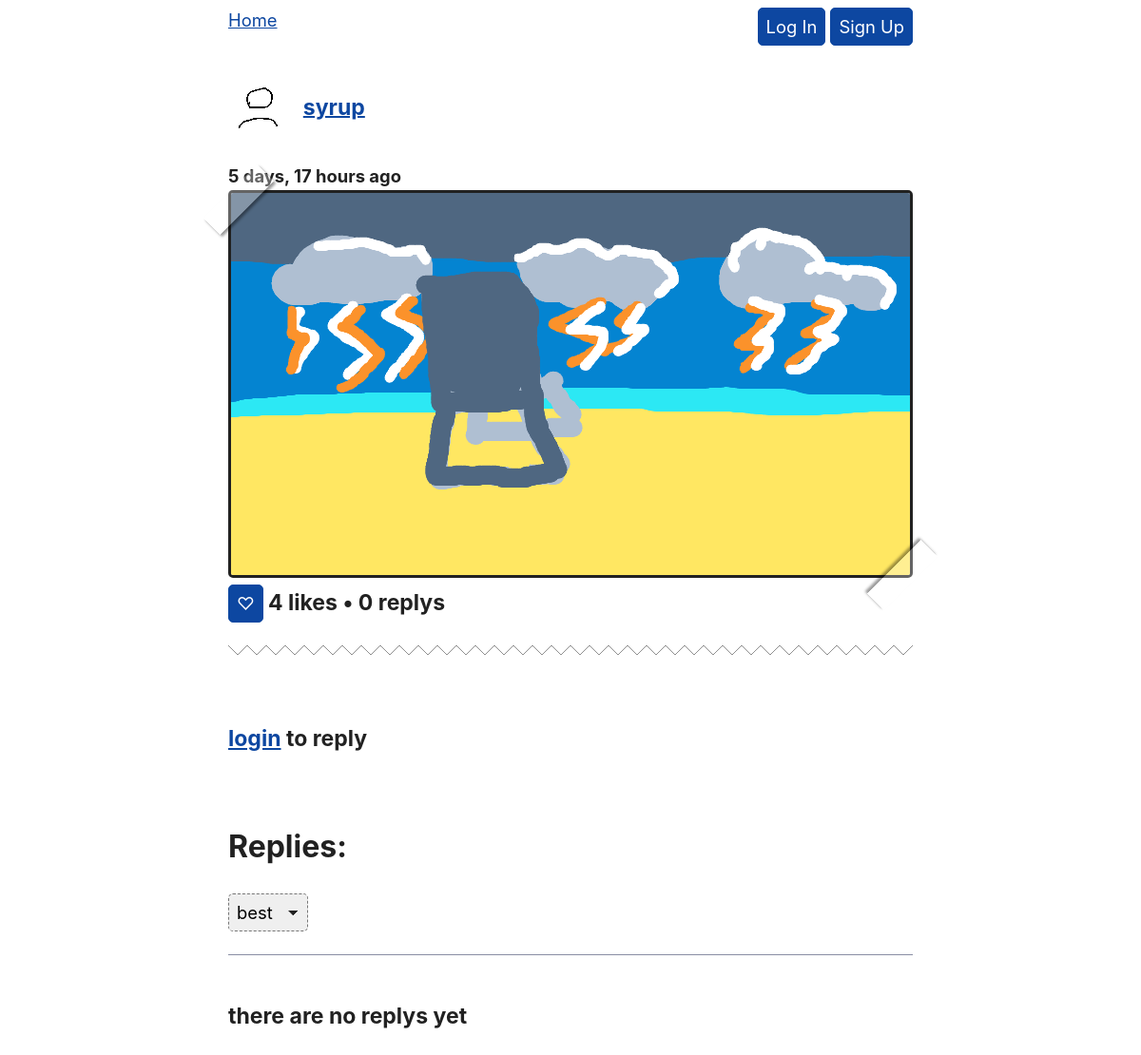
The page /post/3/ on the database as committed earlier.
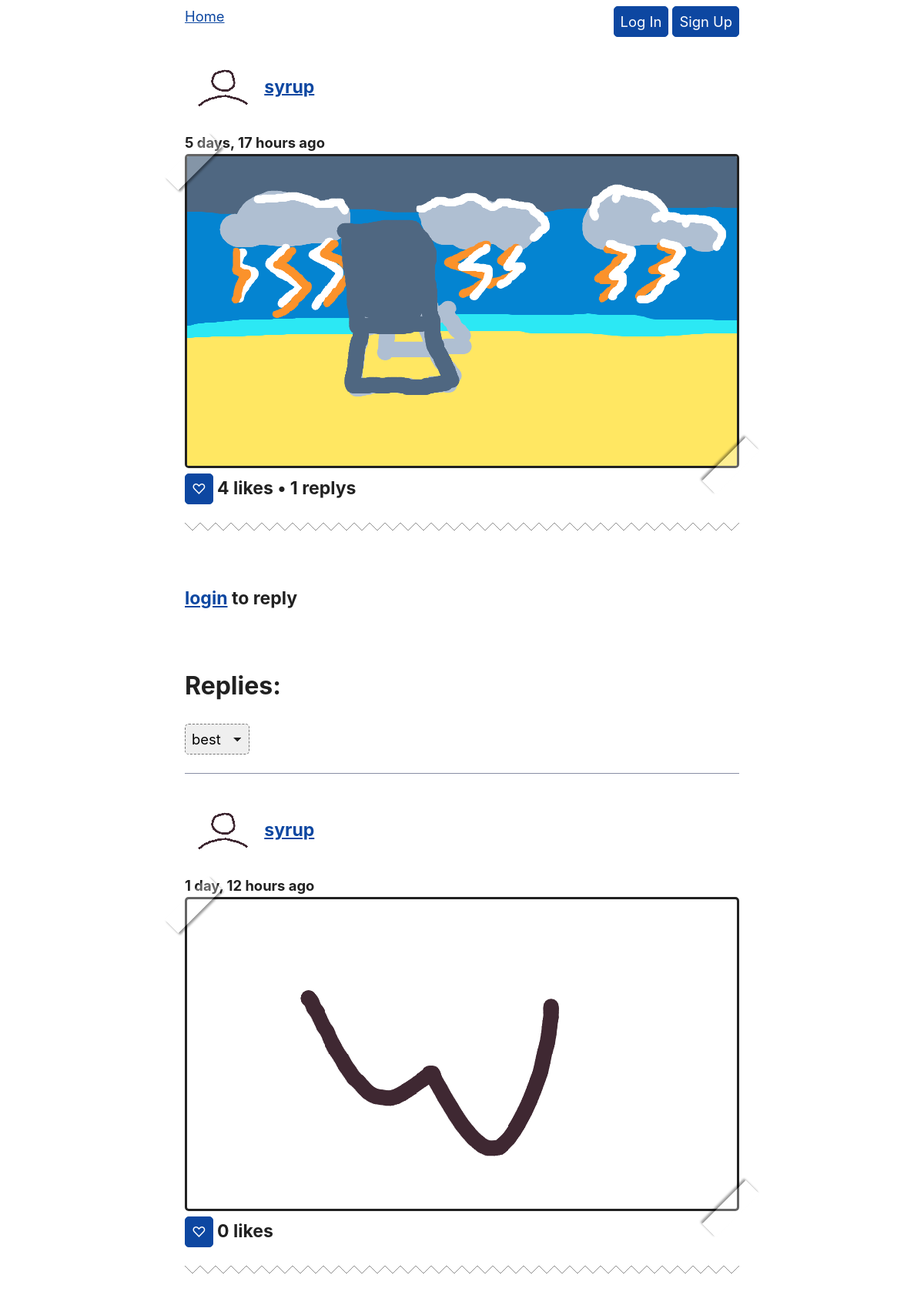
The same page on the database as committed later.
### socialMedia/models.py (models this page shows, shortened)
class Post(models.Model):
    body = models.ImageField()
    created_by = models.ForeignKey("UserProfile", on_delete=models.CASCADE)
    created_on = models.DateTimeField(auto_now_add=True)

class UserProfile(models.Model):
    user = models.OneToOneField(User, on_delete=models.CASCADE)
    profile_picture = models.ImageField(default="placeholders/fpfPlaceholder.png")
    bio_picture = models.ImageField(default="placeholders/bioPlaceholder.png")
    follows = models.ManyToManyField(
        "self",
        related_name="followed_by",
        symmetrical=False,
        blank=True
    )
    def __str__(self):
        return self.user.username

class Reply(models.Model):
    body = models.ImageField()
    created_by = models.ForeignKey("UserProfile", on_delete=models.CASCADE)
    created_on = models.DateTimeField(auto_now_add=True)
    post = models.ForeignKey("Post", on_delete=models.CASCADE,related_name='replys')

### socialMedia/views.py (the view, shortened to what this page needs)
# urls.py: path('post/<int:pk>/',views.post_detail,name="post_detail"),
def post_detail(request, pk):
    order_by="-like_count"
    url_sort_by="best"
    parsed_url = parse_qs(urlparse(request.build_absolute_uri()).query)
    post = Post.objects.get(pk=pk)
    replys = Reply.objects.filter(post=post).annotate(like_count=Count('reply_likes')+1).order_by(order_by)
    form = CanvasForm()
    context = {
        "post": post,
        "replys":replys,
        "url_sort_by" :url_sort_by,
        "canvasForm": CanvasForm()
    }
    return render(request, "post_detail.html", context)

### socialMedia/forms.py
class CanvasForm(forms.Form):
    body = forms.CharField()

### socialMedia/templates/post_detail.html
{% extends "base.html" %}
{% block page_content %}
    {% include 'components/post.html' %}
    {% if user.is_authenticated %}
        <h4> draw your own reply</h4>
        {% include 'components/paint.html' %}
    {% else %}
        <h4><a href="{% url 'login'%}">login</a> to reply</h4>
    {% endif %}
    <h3>Replies:</h3>
    {% include "components/sort.html" %}
    {% if replys %}
        {% for reply in replys %}
            {% include 'components/reply.html' %}
        {% endfor %}
    {% else %}
        <h4> there are no replys yet</h4>
    {% endif %}
{% endblock page_content %}

### socialMedia/templates/components/post.html (shortened to what this page needs)
{% load static %}
{% load filters %}
<div class="post">
    <div>
        <h4>
            <a href="{% url 'profile_detail' post.created_by.pk%}"><img style="height: 55px; border-style: none;vertical-align: middle;" src="/media/{{post.created_by.profile_picture}}" alt="body image"></a>
            <a href="{% url 'profile_detail' post.created_by.pk%}">{{ post.created_by }}</a>
        </h4>
        <b>{{ post.created_on|timesince}} ago</b>
        <br>
        <div class="photo"><a href="{% url 'post_detail' post.pk%}"> <img class="art" src="/media/{{post.body.name }}" alt="body image"></a></div>
    </div>
    {% if user.is_authenticated %}
        <button onclick="like('{% url 'post_like' post.pk %}','{% url 'post_get_likes' post.pk %}',{{post.pk}},'{{ csrf_token }}')" id="p{{post.pk}}">
            {% if post.likes.all|dasame:user.pk %}
                ♥
            {% else %}
                ♡
            {% endif %}
        </button>
    {% else %}
        <form style="display: inline;" method="post" action="{% url 'login' %}">
            <button type="submit">♡</button>
        </form>
    {% endif %}
    <h4 id="pl{{post.pk}}" style="display: inline">{{post.likes.all.count}} likes • {{post.replys.all.count}} replys</h4>
    {% include 'components/break.html' %}
</div>

### socialMedia/templates/components/break.html
<div class="holder">
    <div class="smallLine smallLine1"></div>
    <div class="smallLine smallLine2"></div>
</div>

### socialMedia/templates/components/reply.html (shortened to what this page needs)
{% load static %}
{% load filters %}
<div class="reply">
    <div>
        <h4>
            <a href="{% url 'profile_detail' reply.created_by.pk%}"><img style="height: 55px; border-style: none;vertical-align: middle;" src="/media/{{reply.created_by.profile_picture}}" alt="body image"></a>
            <a href="{% url 'profile_detail' reply.created_by.pk%}">{{ reply.created_by }}</a>
        </h4>
        <b>{{ reply.created_on|timesince}} ago</b>
        <br>
        <div class="photo"><img class="art" src="/media/{{reply.body.name }}" alt="body image"></div>
    </div>
    {% if user.is_authenticated %}
        <button onclick="reply_like('{% url 'reply_like' reply.pk %}','{% url 'reply_get_likes' reply.pk %}',{{reply.pk}},'{{ csrf_token }}')" id="r{{reply.pk}}">
            {% if reply.reply_likes.all|dasame:user.pk %}
                ♥
            {% else %}
                ♡
            {% endif %}
        </button>
    {% else %}
        <form style="display: inline;" method="reply" action="{% url 'login' %}">
            <button type="submit">♡</button>
        </form>
    {% endif %}
    <h4 id="rl{{reply.pk}}" style="display: inline">{{reply.reply_likes.all.count}} likes</h4>
    {% include 'components/break.html' %}

Rows that differ between the two databases and show on the page:
changed through a linked row, Post "syrup": created_by.profile_picture: picture added in place of a placeholder; replys.all.count "0" → "1"
added Reply: created_by.profile_picture (picture), created_by "syrup", created_on "1 day, 12 hours", body.name (picture), reply_likes.all.count "0"
Other text that changed with them:
text no longer shown: "there are no replys yet"
